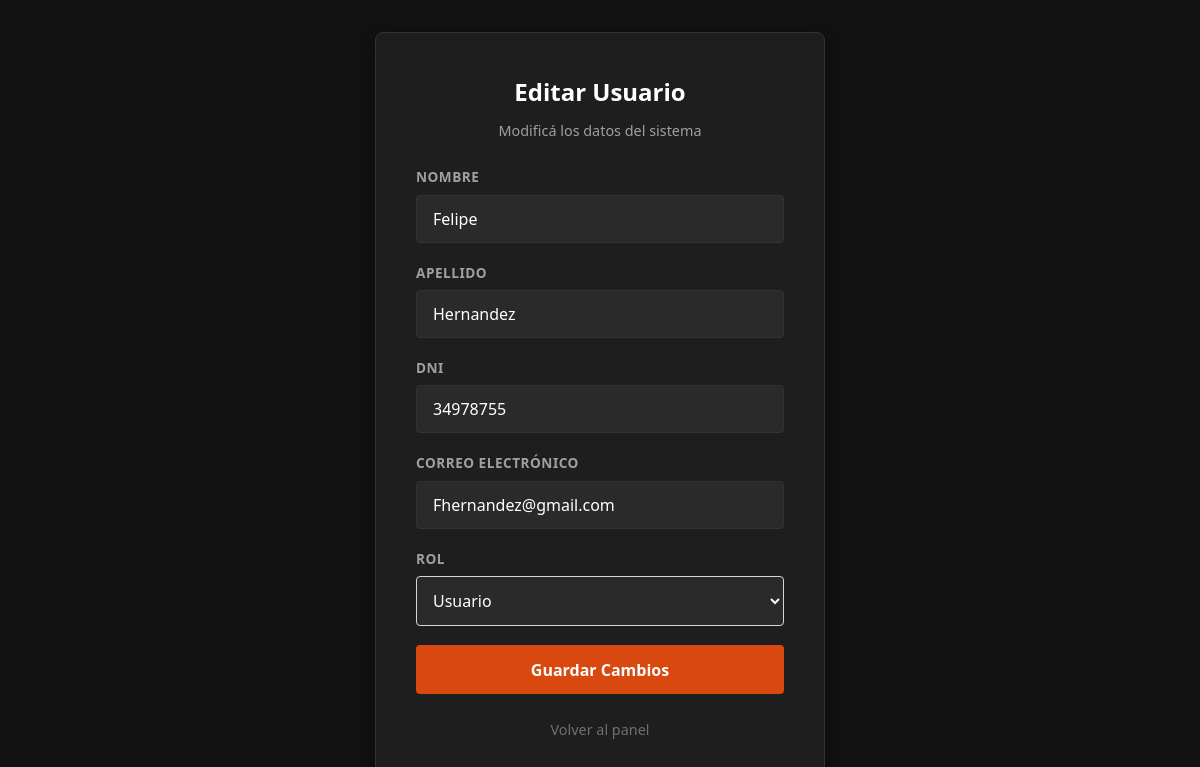
The app's page /editar_usuario.php?id=2 (signed in) with its own data.
### tables this page shows
CREATE TABLE `usuarios` (
  `id` int(10) UNSIGNED NOT NULL,
  `nombre` varchar(80) NOT NULL,
  `apellido` varchar(80) NOT NULL,
  `dni` varchar(8) NOT NULL,
  `email` varchar(254) NOT NULL,
  `password_hash` varchar(255) NOT NULL,
  `rol` enum('usuario','admin') NOT NULL DEFAULT 'usuario',
  `creado_en` timestamp NOT NULL DEFAULT current_timestamp(),
  `archivado_en` datetime DEFAULT NULL
);

### editar_usuario.php (the view, shortened to what this page needs)
<?php
require_once 'conexion.php';
$id = filter_var($_GET['id'] ?? null, FILTER_VALIDATE_INT);
$errores = [];
if ($_SERVER['REQUEST_METHOD'] === 'POST') {
    $nombre = trim($_POST['nombre'] ?? '');
    $apellido = trim($_POST['apellido'] ?? '');
    $dni = trim($_POST['dni'] ?? '');
    $email = trim($_POST['email'] ?? '');
    $rol = $_POST['rol'] ?? 'usuario';
    if (empty($nombre) || empty($apellido) || empty($dni) || empty($email) || empty($rol)) {
        $errores[] = "Todos los campos son obligatorios.";
    }
    if (!filter_var($email, FILTER_VALIDATE_EMAIL)) {
        $errores[] = "El formato del correo electrónico no es válido.";
    }
    if (empty($errores)) {
        try {
            $sql = "UPDATE usuarios SET nombre = :nombre, apellido = :apellido, dni = :dni, email = :email, rol = :rol WHERE id = :id";
            $stmt = $conexion->prepare($sql);
            $stmt->execute([
                'nombre' => $nombre,
                'apellido' => $apellido,
                'dni' => $dni,
                'email' => $email,
                'rol' => $rol,
                'id' => $id
            ]);
            header('Location: admin_usuarios.php');
            exit;
        } catch (PDOException $e) {
            error_log($e->getMessage());
            $errores[] = "Error al actualizar los datos del usuario.";
        }
    }
} else {
    try {
        $sql = "SELECT nombre, apellido, dni, email, rol FROM usuarios WHERE id = :id";
        $stmt = $conexion->prepare($sql);
        $stmt->execute(['id' => $id]);
        $usuario = $stmt->fetch();
        $nombre = $usuario['nombre'];
        $apellido = $usuario['apellido'];
        $dni = $usuario['dni'];
        $email = $usuario['email'];
        $rol = $usuario['rol'];
    } catch (PDOException $e) {
        error_log($e->getMessage());
        exit('Error al cargar el usuario.');
    }
}
?>
<!DOCTYPE html>
<html lang="es">
<head>
    <link rel="stylesheet" href="css/estilos.css">
</head>
<body>
    <div class="form-container-page">
        <div class="form-card">
            <h2>Editar Usuario</h2>
            <p class="form-subtitle">Modificá los datos del sistema</p>
            <form action="editar_usuario.php?id=<?php echo $id; ?>" method="POST" class="form-flex">
                <div class="form-group">
                    <label for="nombre">Nombre</label>
                    <input type="text" id="nombre" name="nombre" maxlength="80" value="<?php echo htmlspecialchars($nombre, ENT_QUOTES, 'UTF-8'); ?>" required>
                </div>
                <div class="form-group">
                    <label for="apellido">Apellido</label>
                    <input type="text" id="apellido" name="apellido" maxlength="80" value="<?php echo htmlspecialchars($apellido, ENT_QUOTES, 'UTF-8'); ?>" required>
                </div>
                <div class="form-group">
                    <label for="dni">DNI</label>
                    <input type="text" id="dni" name="dni" maxlength="8" value="<?php echo htmlspecialchars($dni, ENT_QUOTES, 'UTF-8'); ?>" required>
                </div>
                <div class="form-group">
                    <label for="email">Correo electrónico</label>
                    <input type="email" id="email" name="email" maxlength="254" value="<?php echo htmlspecialchars($email, ENT_QUOTES, 'UTF-8'); ?>" required>
                </div>
                <div class="form-group">
                    <label for="rol">Rol</label>
                    <select id="rol" name="rol" required style="width: 100%; padding: 0.75rem; border: 1px solid #D9D6CF; border-radius: 4px;">
                        <option value="usuario" <?php echo $rol === 'usuario' ? 'selected' : ''; ?>>Usuario</option>
                    </select>
                </div>
                <button type="submit" class="btn-submit">Guardar Cambios</button>
            </form>
            <p style="text-align: center; margin-top: 1.5rem; font-size: 0.9rem;">
                <a href="admin_usuarios.php" style="color: #6B7075; text-decoration: none;">Volver al panel</a>
            </p>
        </div>
    </div>
</body>
</html>

### css/estilos.css (style rules this page uses)
:root { --bg-dark: #121212; --card-bg: #1e1e1e; --primary: #d9480f; --primary-hover: #f59f00; --text-color: #e0e0e0; --text-muted: #a0a0a0; --border-color: #333333; --alert-danger: #ff6b6b; --alert-success: #51cf66; }
* { box-sizing: border-box; margin: 0; padding: 0; font-family: 'Segoe UI', Tahoma, Geneva, Verdana, sans-serif; }
body { background-color: var(--bg-dark); color: var(--text-color); line-height: 1.6; min-height: 100vh; }
.form-container-page { display: flex; justify-content: center; align-items: center; padding: 2rem 1rem; min-height: 100vh; }
.form-card { background-color: var(--card-bg); border: 1px solid var(--border-color); border-radius: 8px; padding: 2.5rem; width: 100%; max-width: 450px; box-shadow: 0 4px 15px rgba(0, 0, 0, 0.5); }
.form-card h2 { color: #ffffff; margin-bottom: 0.5rem; text-align: center; }
.form-subtitle { color: var(--text-muted); font-size: 0.9rem; margin-bottom: 1.5rem; text-align: center; }
.form-flex { display: flex; flex-direction: column; gap: 1.2rem; }
.form-group { display: flex; flex-direction: column; gap: 0.4rem; }
.form-group label { font-size: 0.85rem; font-weight: 600; color: var(--text-muted); text-transform: uppercase; letter-spacing: 0.5px; }
.form-group input, .form-group select { background-color: #2a2a2a; border: 1px solid var(--border-color); color: #ffffff; padding: 0.75rem 1rem; border-radius: 4px; font-size: 1rem; outline: none; transition: border-color 0.2s ease; }
.btn-submit { background-color: var(--primary); color: #ffffff; border: none; padding: 0.85rem 1.5rem; border-radius: 4px; font-size: 1rem; font-weight: 600; cursor: pointer; width: 100%; transition: background-color 0.2s ease; }

### records on screen
usuarios: nombre "Felipe", apellido "Hernandez", dni "34978755", email "Fhernandez@gmail.com", rol "Usuario"
